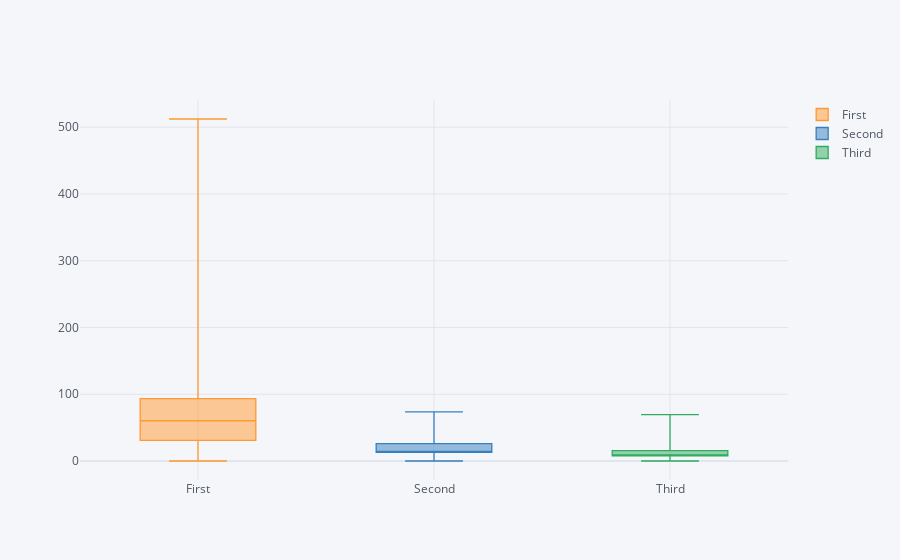

Notebook source saved alongside this figure:
### Code cell
titanic[['class', 'fare']].pivot(columns='class', values='fare').iplot(kind='box')

### Figure 1 — Plotly figure (JSON) as saved in the notebook; plotly's stock layout.template omitted (floating-point values rounded to 4 significant figures; data arrays with more than 128 entries replaced by an {"elided": "..."} marker saying what was removed)
{"data": [{"boxpoints": false, "line": {"width": 1.3}, "marker": {"color": "rgba(255, 153, 51, 1.0)"}, "name": "First", "orientation": "v", "type": "box", "y": {"elided": "891 float values"}}, {"boxpoints": false, "line": {"width": 1.3}, "marker": {"color": "rgba(55, 128, 191, 1.0)"}, "name": "Second", "orientation": "v", "type": "box", "y": {"elided": "891 float values"}}, {"boxpoints": false, "line": {"width": 1.3}, "marker": {"color": "rgba(50, 171, 96, 1.0)"}, "name": "Third", "orientation": "v", "type": "box", "y": {"elided": "891 float values"}}], "layout": {"legend": {"bgcolor": "#F5F6F9", "font": {"color": "#4D5663"}}, "paper_bgcolor": "#F5F6F9", "plot_bgcolor": "#F5F6F9", "title": {"font": {"color": "#4D5663"}}, "xaxis": {"gridcolor": "#E1E5ED", "showgrid": true, "tickfont": {"color": "#4D5663"}, "title": {"font": {"color": "#4D5663"}, "text": ""}, "zerolinecolor": "#E1E5ED"}, "yaxis": {"gridcolor": "#E1E5ED", "showgrid": true, "tickfont": {"color": "#4D5663"}, "title": {"font": {"color": "#4D5663"}, "text": ""}, "zerolinecolor": "#E1E5ED"}}}
